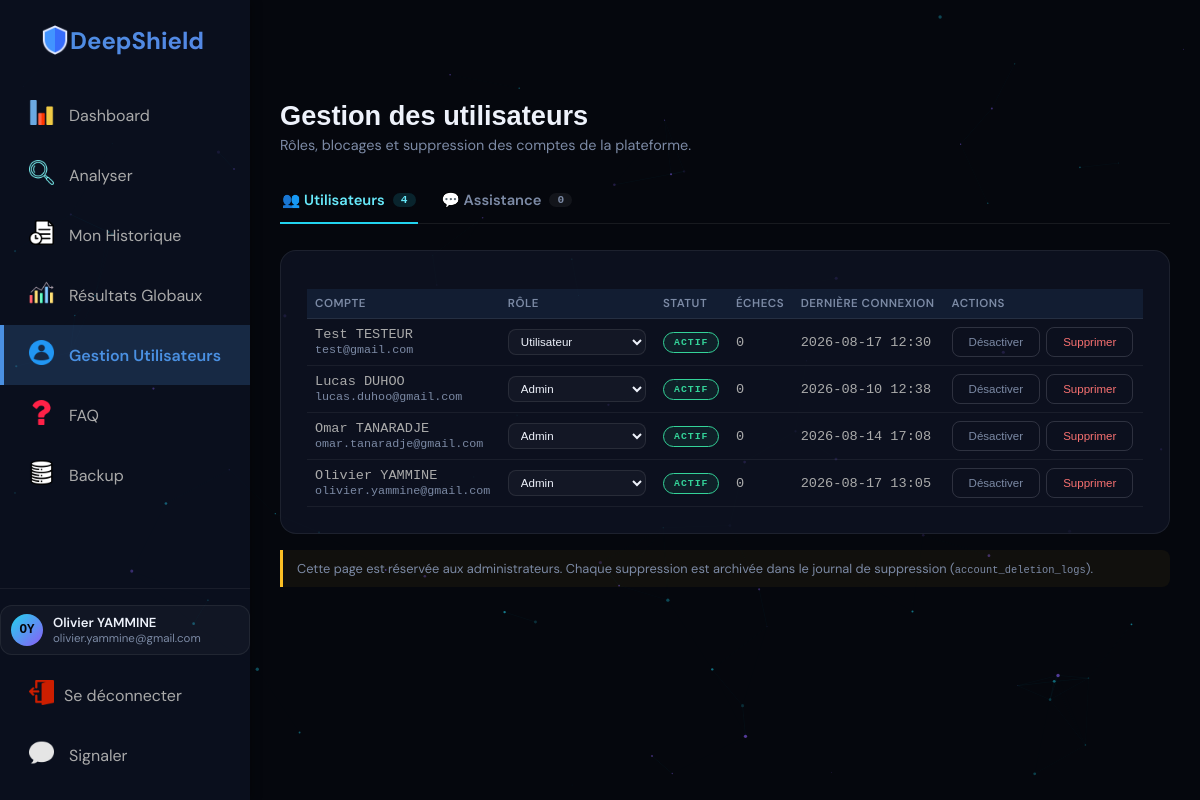
/gestion_users.php (signed in), run on the app's committed database.
### tables this page shows
CREATE TABLE `users` (
  `id` int NOT NULL AUTO_INCREMENT,
  `email` varchar(50) NOT NULL,
  `password_hash` varchar(255) NOT NULL,
  `first_name` varchar(50) DEFAULT NULL,
  `last_name` varchar(50) DEFAULT NULL,
  `profile_photo` varchar(50) NOT NULL DEFAULT 'default-avatar.png',
  `role` tinyint unsigned NOT NULL DEFAULT '2' COMMENT '0=''admin''\r\n1=''premium user''\r\n2=''user''',
  `is_active` tinyint DEFAULT '1' COMMENT '0=inactif, 1=actif, 2=bloqué (trop de tentatives)',
  `failed_login_attempts` tinyint unsigned NOT NULL DEFAULT '0' COMMENT 'Nombre de tentatives de connexion échouées',
  `created_at` timestamp NULL DEFAULT CURRENT_TIMESTAMP,
  `updated_at` timestamp NULL DEFAULT CURRENT_TIMESTAMP ON UPDATE CURRENT_TIMESTAMP,
  `last_login` timestamp NULL DEFAULT NULL,
  `last_try_login` timestamp NULL DEFAULT NULL,
  `email_token` varchar(64) DEFAULT NULL,
  `email_token_expires` datetime DEFAULT NULL,
  `reset_token` varchar(64) DEFAULT NULL,
  `reset_token_expires` datetime DEFAULT NULL,
  PRIMARY KEY (`id`),
  UNIQUE KEY `email` (`email`)
);

CREATE TABLE `assistance` (
  `id` int NOT NULL AUTO_INCREMENT,
  `user_id` int NOT NULL,
  `first_name` varchar(50) NOT NULL,
  `last_name` varchar(50) NOT NULL,
  `email` varchar(255) NOT NULL,
  `role` tinyint NOT NULL,
  `subject` varchar(255) NOT NULL,
  `message` longtext NOT NULL,
  `date_submission` timestamp NOT NULL DEFAULT CURRENT_TIMESTAMP,
  `status` enum('nouveau','lu','resolu','fermé') DEFAULT 'nouveau',
  `admin_notes` longtext,
  `date_response` timestamp NULL DEFAULT NULL,
  PRIMARY KEY (`id`)
);

### src/Auth.php (called while the page is built, shortened)
<?php
final class Auth
{
    public function currentUser(): ?array
    {
        return [
            'id' => $_SESSION['user_id'],
            'email' => $_SESSION['email'] ?? '',
            'first_name' => $_SESSION['first_name'] ?? '',
            'last_name' => $_SESSION['last_name'] ?? '',
            'role' => $_SESSION['role'] ?? 2,
        ];
    }
}

### src/helpers.php (called while the page is built, shortened)
<?php
function e(?string $value): string
{
    return htmlspecialchars($value ?? '', ENT_QUOTES, 'UTF-8');
}

### public/gestion_users.php (the view, shortened to what this page needs)
<?php
require_once __DIR__ . '/../src/bootstrap.php';
$roleLabels = [0 => 'Admin', 1 => 'Utilisateur premium', 2 => 'Utilisateur'];
if ($dbError === null) {
    $currentUser = $auth->currentUser();
    $currentUserId = (int) $currentUser['id'];
}
$csrfToken = ds_csrf_token();
$users = [];
$assistanceRequests = [];
if ($dbError === null) {
    $stmt = $pdo->query('SELECT id, email, first_name, last_name, role, is_active, failed_login_attempts, created_at, last_login FROM users ORDER BY created_at DESC');
    $users = $stmt->fetchAll();
    $stmt = $pdo->query(
        "SELECT * FROM assistance
         ORDER BY FIELD(status, 'nouveau', 'lu', 'resolu', 'fermé'), date_submission DESC"
    );
    $assistanceRequests = $stmt->fetchAll();
}
$assistOpenCount = count(array_filter($assistanceRequests, fn($a) => $a['status'] === 'nouveau'));
?>
<!DOCTYPE html>
<html lang="fr">
<head>
<link href="assets/css/site.css" rel="stylesheet">
<link href="assets/css/app.css" rel="stylesheet">
</head>
<body>
<canvas id="bg-canvas"></canvas>
<div class="app-layout">
  <?php include __DIR__ . '/../src/partials/app_sidebar.php'; ?>
  <main class="app-main">
    <div class="app-page-head">
      <h1>Gestion des utilisateurs</h1>
      <p>Rôles, blocages et suppression des comptes de la plateforme.</p>
    </div>
    <?php if ($dbError !== null): ?>
      <div class="notice"><img src="assets/images/supprimer.png" alt="supprimer.png" width="30px"> Base de données injoignable : <?= e($dbError) ?></div>
    <?php else: ?>
    <nav class="page-tabs">
      <button type="button" class="page-tab active" data-tab="users" onclick="switchPageTab('users', this)">
        👥 Utilisateurs <span class="tab-count"><?= count($users) ?></span>
      </button>
      <button type="button" class="page-tab" data-tab="assistance" onclick="switchPageTab('assistance', this)">
        💬 Assistance <span class="tab-count"><?= $assistOpenCount ?></span>
      </button>
    </nav>
    <div id="tab-users" class="page-tab-panel active">
    <section class="panel">
      <?php if (empty($users)): ?>
        <div class="empty-state"><p>Aucun compte enregistré.</p></div>
      <?php else: ?>
        <table class="table" style="font-size: medium;">
          <thead>
            <tr>
              <th>Compte</th><th>Rôle</th><th>Statut</th><th>Échecs</th><th>Dernière connexion</th><th>Actions</th>
            </tr>
          </thead>
          <tbody>
            <?php foreach ($users as $u): $isSelf = (int) $u['id'] === $currentUserId; ?>
              <tr>
                <td><?= e($u['first_name'] . ' ' . $u['last_name']) ?><br><span class="muted"><?= e($u['email']) ?></span></td>
                <td>
                  <form method="post" style="display:flex;gap:6px;align-items:center;">
                    <select name="role" onchange="this.form.submit()"
                      style="background:rgba(255,255,255,0.03);border:1px solid rgba(255,255,255,0.09);color:var(--text-main);border-radius:8px;padding:5px 8px;font-size:0.85em;">
                      <?php foreach ($roleLabels as $val => $label): ?>
                        <option value="<?= $val ?>" style="background:#0b0f1a;color:#f5f5f5;" <?= (int) $u['role'] === $val ? 'selected' : '' ?>><?= e($label) ?></option>
                      <?php endforeach; ?>
                    </select>
                  </form>
                </td>
                <td>
                  <?php if ((int) $u['is_active'] === 1): ?>
                    <span class="badge badge-ok">ACTIF</span>
                  <?php elseif ((int) $u['is_active'] === 2): ?>
                    <span class="badge badge-warn">BLOQUÉ</span>
                  <?php else: ?>
                    <span class="badge badge-neutral">DÉSACTIVÉ</span>
                  <?php endif; ?>
                </td>
                <td><?= (int) $u['failed_login_attempts'] ?></td>
                <td><?= $u['last_login'] ? e(substr((string) $u['last_login'], 0, 16)) : '—' ?></td>
                <td>
                  <div style="display:flex;gap:6px;flex-wrap:wrap;">
                    <?php if ((int) $u['is_active'] === 2): ?>
                      <form method="post"><input type="hidden" name="action" value="unlock"><input type="hidden" name="user_id" value="<?= (int) $u['id'] ?>"><input type="hidden" name="csrf_token" value="<?= e($csrfToken) ?>"><button type="submit" class="btn-ghost">Débloquer</button></form>
                    <?php elseif ((int) $u['is_active'] === 0): ?>
                      <form method="post"><input type="hidden" name="action" value="activate"><input type="hidden" name="user_id" value="<?= (int) $u['id'] ?>"><input type="hidden" name="csrf_token" value="<?= e($csrfToken) ?>"><button type="submit" class="btn-ghost">Réactiver</button></form>
                    <?php else: ?>
                      <form method="post" onsubmit="return !<?= $isSelf ? 'true' : 'false' ?>;"><button type="submit" class="btn-ghost" <?= $isSelf ? 'disabled title="Vous ne pouvez pas désactiver votre propre compte"' : '' ?>>Désactiver</button></form>
                    <?php endif; ?>
                    <form method="post" onsubmit="return confirm('Supprimer définitivement ce compte ?');"><button type="submit" class="btn-ghost" style="color:var(--danger);" <?= $isSelf ? 'disabled title="Vous ne pouvez pas supprimer votre propre compte"' : '' ?>>Supprimer</button></form>
                  </div>
                </td>
              </tr>
            <?php endforeach; ?>
          </tbody>
        </table>
      <?php endif; ?>
    </section>
    <p class="disclaimer">Cette page est réservée aux administrateurs. Chaque suppression est archivée dans le journal de suppression (<code>account_deletion_logs</code>).</p>
    </div>
    <?php endif; ?>
  </main>
</div>
</body>
</html>

### src/partials/app_sidebar.php (shortened to what this page needs)
<?php
$current_page = basename($_SERVER['PHP_SELF']);
$currentUser = ($auth !== null) ? $auth->currentUser() : null;
$role = $_SESSION['role'] ?? null;
?>
<div class="sidebar">
    <nav class="nav-menu">
        <div class="header-logo"><img src="assets/images/bouclier.png" alt="logo" style="width:30px; height:30px; object-fit:contain;">DeepShield</div>
        <a href="dashboard.php" class="nav-item <?php echo (strpos($current_page, 'dashboard') !== false) ? 'active' : ''; ?>">
            <div class="nav-icon">
                <img src="assets/images/graphiques.png" alt="Dashboard" style="width:25px; height:25px; object-fit:contain;">
            </div>
            <span>Dashboard</span>
        </a>
        <a href="analyser.php" class="nav-item <?php echo ($current_page == 'analyser.php') ? 'active' : ''; ?>">
            <div class="nav-icon">
                <img src="assets/images/rechercher.png" alt="Analyser" style="width:25px; height:25px; object-fit:contain;">
            </div>
            <span>Analyser</span>
        </a>
        <a href="historique.php" class="nav-item <?php echo ($current_page == 'historique.php') ? 'active' : ''; ?>">
            <div class="nav-icon">
                <img src="assets/images/file.png" alt="Mon Historique" style="width:25px; height:25px; object-fit:contain;">
            </div>
            <span>Mon Historique</span>
        </a>
        <?php if ($role === 0): ?>
            <a href="resultats.php" class="nav-item <?php echo ($current_page == 'resultats.php') ? 'active' : ''; ?>">
                <div class="nav-icon">
                    <img src="assets/images/fluctuation.png" alt="Résultats Globaux" style="width:25px; height:25px; object-fit:contain;">
                </div>
                <span>Résultats Globaux</span>
            </a>
        <?php endif; ?>
        <?php if ($role === 0): ?>
            <a href="gestion_users.php" class="nav-item <?php echo ($current_page == 'gestion_users.php') ? 'active' : ''; ?>">
                <div class="nav-icon">
                    <img src="assets/images/user_logo.png" alt="Gestion Utilisateurs" style="width:25px; height:25px; object-fit:contain;">
                </div>
                <span>Gestion Utilisateurs</span>
            </a>
        <?php endif; ?>
        <a href="faq.php" class="nav-item <?php echo ($current_page == 'faq.php') ? 'active' : ''; ?>">
            <div class="nav-icon">
                <img src="assets/images/point-dinterrogation.png" alt="FAQ" style="width:25px; height:25px; object-fit:contain;">
            </div>
            <span>FAQ</span>
        </a>
        <?php if ($role === 0): ?>
            <a href="backup.php" class="nav-item <?php echo ($current_page == 'backup.php') ? 'active' : ''; ?>">
                <div class="nav-icon">
                    <img src="assets/images/database.png" alt="Backup" style="width:25px; height:25px; object-fit:contain;">
                </div>
                <span>Backup</span>
            </a>
        <?php endif; ?>
    </nav>
    <div class="app-sidebar-footer">
        <?php if ($currentUser !== null): ?>
        <a href="profile.php" class="user-pill" style="text-decoration:none;<?php echo ($current_page == 'profile.php') ? 'border-color:var(--cyan);' : ''; ?>" title="Mon profil">
            <span class="user-avatar"><?= e(strtoupper(substr($currentUser['first_name'] ?? '', 0, 1) . substr($currentUser['last_name'] ?? '', 0, 1))) ?></span>
            <div class="user-pill-info">
                <span class="user-name"><?= e(trim(($currentUser['first_name'] ?? '') . ' ' . ($currentUser['last_name'] ?? ''))) ?></span>
                <span class="user-email"><?= e($currentUser['email'] ?? '') ?></span>
            </div>
        </a>
        <a href="logout.php" class="nav-item" style="margin-bottom:-25px;">
            <span class="app-nav-icon"><img src="assets/images/logout.png" alt="Logout" style="width:25px; height:25px; object-fit:contain;"></span>
            <span>Se déconnecter</span>
        </a>
        <a href="assistance.php" class="nav-item nav-assistance-btn" title="Signaler un problème ou demander de l'aide">
            <div class="nav-icon">
                <span class="assistance-icon"><img src="assets/images/speech-bubble.png" alt="Speech-bubble" style="width:25px; height:25px; object-fit:contain;"></span>
            </div>
            <span>Signaler</span>
        </a>
        <?php endif; ?>
    </div>
</div>

### public/assets/css/site.css (style rules this page uses)
*, *::before, *::after { margin: 0; padding: 0; box-sizing: border-box; }
:root { --cyan: #22d3ee; --cyan-bright: #67e8f9; --violet: #8b5cf6; --pink: #f472b6; --bg-deep: #05070d; --bg-dark: #0b0f1a; --bg-card: rgba(16, 22, 38, 0.72); --border-glow: rgba(34, 211, 238, 0.22); --text-main: #eef2fb; --text-muted: #7c8aa5; --ok: #34d399; --warn: #fbbf24; --danger: #f87171; --gradient-main: linear-gradient(135deg, var(--cyan), var(--violet)); --gradient-glow: radial-gradient(ellipse 80% 60% at 50% -20%, rgba(34,211,238,0.16), transparent); --font-display: 'Verdana', sans-serif; --font-body: 'DM Sans', sans-serif; --font-mono: 'Gill Sans', monospace; }
html { scroll-behavior: smooth; }
body { font-family: var(--font-body); background: var(--bg-deep); color: var(--text-main); overflow-x: hidden; }
a { color: inherit; }
#bg-canvas { position: fixed; inset: 0; z-index: 0; pointer-events: none; }
.btn-ghost { background: transparent; border: 1px solid rgba(238,242,251,0.15); color: var(--text-muted); border-radius: 8px; padding: 8px 16px; text-decoration: none; font-size: 0.85em; transition: all .2s; }
section { position: relative; z-index: 1; padding: 110px 24px; max-width: 1100px; margin: 0 auto; }
table { width: 100%; border-collapse: collapse; }
table thead { background: rgba(74, 144, 226, 0.1); }
table thead th { padding: 15px 20px; text-align: left; color: #4a90e2; font-weight: 600; text-transform: uppercase; font-size: 0.85em; letter-spacing: 0.5px; }
table tbody tr { border-bottom: 1px solid rgba(74, 144, 226, 0.1); transition: background 0.3s; }
table tbody td { padding: 15px 20px; color: #aaa; }

### data on the page
users: first_name+last_name "OY", first_name+last_name "Olivier YAMMINE", email "olivier.yammine@gmail.com", role "Admin", is_active "ACTIF", failed_login_attempts "0", last_login "2026-08-17 13:05"
assistance: status "0"
users: first_name+last_name "Test TESTEUR", email "test@gmail.com", role "Utilisateur", is_active "ACTIF", failed_login_attempts "0", last_login "2026-08-17 12:30"
users: first_name+last_name "Lucas DUHOO", email "lucas.duhoo@gmail.com", role "Admin", is_active "ACTIF", failed_login_attempts "0", last_login "2026-08-10 12:38"
users: first_name+last_name "Omar TANARADJE", email "omar.tanaradje@gmail.com", role "Admin", is_active "ACTIF", failed_login_attempts "0", last_login "2026-08-14 17:08"

### other printed values
count($users) "4"
